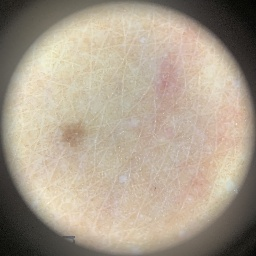
#> input picture dataset_seg/combined_images_correction/1-1.jpg, 256 x 256 px
$ python colorimetry_maps.py
#> lines starting #> are read from the running program, lines starting #| are printed output that depends on the picture
import tkinter as tk
from tkinter import filedialog
import cv2
import numpy as np
import os
import matplotlib.pyplot as plt

def load_image():
    """Загрузка изображения через диалоговое окно"""
    root = tk.Tk()
    root.withdraw()
    root.attributes('-topmost', True)

    file_path = filedialog.askopenfilename(
        title="Выберите изображение",
        filetypes=[("Изображения", "*.png *.jpg *.jpeg *.bmp *.tiff")]
    )

    root.destroy()

    if not file_path:
        return None, None

    image = cv2.imread(file_path)
    return image, os.path.basename(file_path)


def create_ab_composite_simple(image):
    """
    Простая функция создания композита a→R, b→G

    Args:
        a_channel: канал a из Lab (0-255)
        b_channel: канал b из Lab (0-255)

    Returns:
        composite: BGR изображение с a в R, b в G
    """
    image_rgb = cv2.cvtColor(image, cv2.COLOR_BGR2RGB)
    lab = cv2.cvtColor(image_rgb, cv2.COLOR_RGB2LAB)

    # Получение каналов a и b
    _, a_channel, b_channel = cv2.split(lab)

    height, width = a_channel.shape
    composite = np.zeros((height, width, 3), dtype=np.uint8)

    # BGR порядок в OpenCV: composite[:,:,0] = B, composite[:,:,1] = G, composite[:,:,2] = R
    composite[:, :, 1] = a_channel  # Красный канал = a
    composite[:, :, 2] = b_channel  # Зеленый канал = b
    # Синий канал остается 0

    return composite


def create_chromacity_heatmap(image, a_param=2, b_param=1):
    """Создание тепловой карты цветности"""
    # Конвертация в RGB и затем в Lab
    image_rgb = cv2.cvtColor(image, cv2.COLOR_BGR2RGB)
    lab = cv2.cvtColor(image_rgb, cv2.COLOR_RGB2LAB)

    # Получение каналов a и b
    _, a, b = cv2.split(lab)

    # Нормализация в диапазон [-128, 127]
    a_norm = a.astype(np.float32) - 128
    b_norm = b.astype(np.float32) - 128

    # Расчет цветности
    chroma = np.sqrt(a_norm**2 + b_norm**2)
    vessel_params = a_norm*a_param - b_norm*b_param
    # Нормализация для визуализации
    chroma_norm = cv2.normalize(chroma, None, 0, 255, cv2.NORM_MINMAX).astype(np.uint8)
    vessel_norm = cv2.normalize(vessel_params, None, 0, 255, cv2.NORM_MINMAX).astype(np.uint8)
    anti_vessel_norm = 255 - vessel_norm
    return anti_vessel_norm

def normalize_image_for_display(image):
    """Нормализация изображения для отображения"""
    # Конвертируем в float32 для нормализации
    img_float = image.astype(np.float32)

    # Нормализуем каждый канал отдельно или всё изображение целиком?
    # Для цветного изображения лучше нормализовать каждый канал отдельно,
    # чтобы сохранить цветовой баланс
    normalized = np.zeros_like(img_float)
    for i in range(3):
        channel = img_float[:, :, i]
        if channel.max() > channel.min():  # избегаем деления на ноль
            normalized[:, :, i] = 255 * (channel - channel.min()) / (channel.max() - channel.min())
        else:
            normalized[:, :, i] = channel

    return normalized.astype(np.uint8)

def main():
    # Загрузка изображения
    image, filename = load_image()
#> the answer given: dataset_seg/combined_images_correction/1-1.jpg
#> in load_image, image is the input picture: shape (256, 256, 3); mean B, G, R 141.6, 158.5, 170.7
#> filename = '1-1.jpg'

    if image is None:
        print("Изображение не выбрано")
        return

    a_param, b_param = 4, 3
    # Создание тепловой карты
    heatmap = create_chromacity_heatmap(image, a_param=a_param, b_param=b_param)
#> in create_chromacity_heatmap, `lab = cv2.cvtColor(image_rgb, cv2.COLOR_RGB2LAB)`: lab: shape (256, 256, 3); mean of channels 0, 1, 2 165.9, 129.5, 138.2
#> in create_chromacity_heatmap, `_, a, b = cv2.split(lab)`:
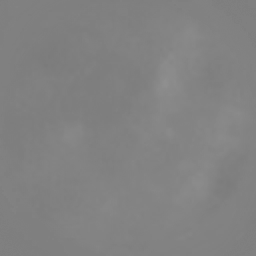
#> a: shape (256, 256); min 123, max 143, mean 129.5
#> in create_chromacity_heatmap, `vessel_params = a_norm*a_param - b_norm*b_param`:
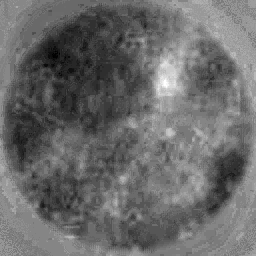
#> vessel_params: shape (256, 256) float32; min -70, max 39, mean -24.5; drawn with min black and max white
#> in create_chromacity_heatmap, `anti_vessel_norm = 255 - vessel_norm`:
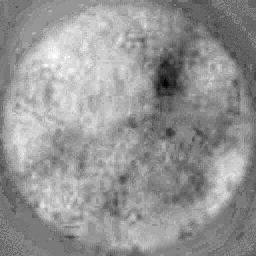
#> anti_vessel_norm: shape (256, 256); min 0, max 255, mean 149.1
    composite = create_ab_composite_simple(image)
#> in create_ab_composite_simple, `composite[:, :, 1] = a_channel`: composite: shape (256, 256, 3); mean of channels 0, 1, 2 0, 129.5, 0
#> in create_ab_composite_simple, `composite[:, :, 2] = b_channel`: composite: shape (256, 256, 3); mean of channels 0, 1, 2 0, 129.5, 138.2

    mask, _ = load_image()
#> the answer given: dataset_seg/combined_images_correction/1-2.jpg
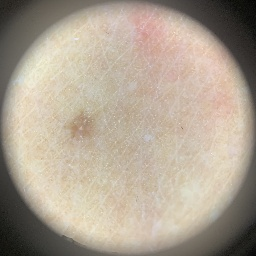
#> input picture dataset_seg/combined_images_correction/1-2.jpg, 256 x 256 px
#> in load_image, image is the input picture: shape (256, 256, 3); mean B, G, R 146.3, 161.8, 173.6

    # Нормализуем оригинальное изображение для отображения
    normalized_original = normalize_image_for_display(image)
#> the loop in normalize_image_for_display, `for i in range(3):` made 3 passes
#> pass 1, in normalize_image_for_display, `channel = img_float[:, :, i]`:
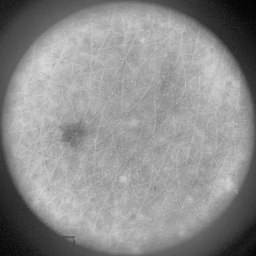
#> channel: shape (256, 256) float32; min 0, max 216, mean 141.6
#> after the loop in normalize_image_for_display, `for i in range(3):`:
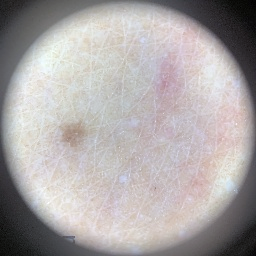
#> normalized: shape (256, 256, 3) float32; mean B, G, R 167.2, 167, 171.7

    # Визуализация
    fig, (ax1, ax2, ax3) = plt.subplots(1, 3, figsize=(18, 5))

    # Оригинал (нормализованный)
    ax1.imshow(cv2.cvtColor(normalized_original, cv2.COLOR_BGR2GRAY), cmap='gray')
    ax1.set_title('Оригинал')
    ax1.axis('off')

    # Маска
    ax2.imshow(mask, cmap='gray')
    ax2.set_title('Маска')
    ax2.axis('off')

    '''
    # Тепловая карта
    im = ax3.imshow(heatmap, cmap='gray')
    ax3.set_title(f'Проекция компонент цветности a:b в соотношении (-{a_param}):{b_param}')
    ax3.axis('off')
    plt.colorbar(im, ax=ax3)
    '''

    im = ax3.imshow(cv2.cvtColor(composite, cv2.COLOR_BGR2RGB))
    ax3.set_title(f'Композит каналов a, b')
    ax3.axis('off')
    plt.colorbar(im, ax=ax3)

    plt.tight_layout()
    plt.show()
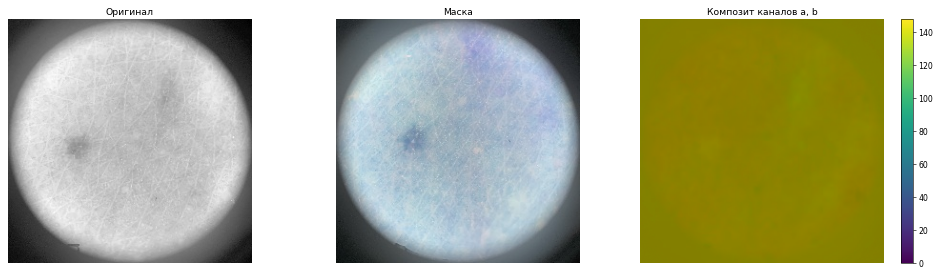
#> figure drawn by matplotlib, 4 panels; B, G, R data is drawn as R, G, B

if __name__ == "__main__":
    main()
